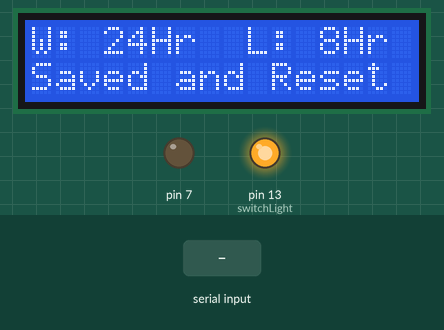
Recording of a sketch running on a simulated Arduino Uno, built with avr-gcc and run on an emulated ATmega328P. Parts: 16×2 character LCD, output pins drawn as LEDs (lit = HIGH). The inputs (shaded band) are chosen by the test bench. What the sketch prints to the serial monitor is not drawn.

Above: at 2.3 s.
2.4 s: byte 1 (1) received over Serial
At 3.6 s:
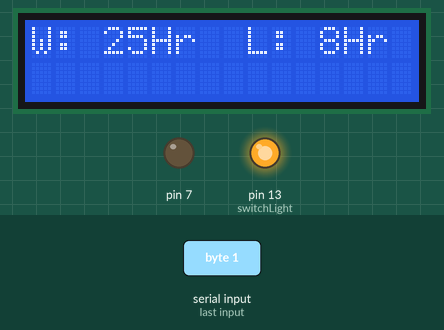
3.9 s: byte 5 (5) received over Serial
At 4.9 s:
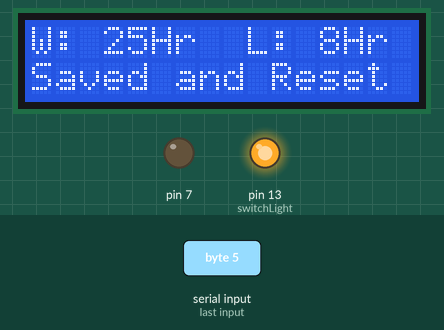
At 11.28 s:
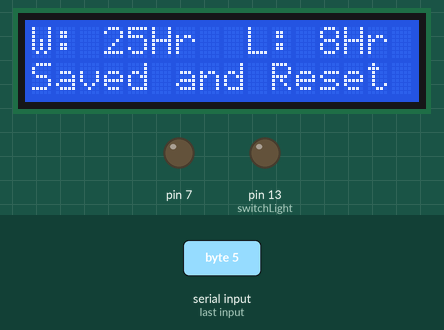
Timing chart, 0 to 11.4 s (numbered marks = the images above; inputs shaded):
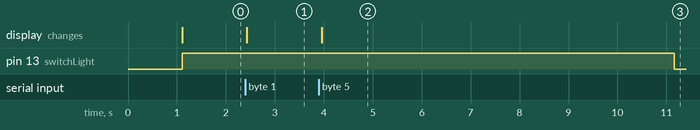

Measured:
- after the input at 2.4 s, the display: changes at once (image 1)
- after the input at 3.9 s, pin 13 (switchLight): HIGH → LOW after 7.3 s instead of 5.2 s; the display: changes after 0.06 s (image 2)

The sketch:

GreenHouse.ino
```cpp
#include <Wire.h>
#include <LiquidCrystal_I2C.h>

byte blu,pCount,sCount,mCount;
unsigned long long int hCount;
int water=24,lights=8, waterActual,lightsActual,waterTimer, lightTimer, altLights=0,altWater;

bool pause = false,lightMode = false;


LiquidCrystal_I2C lcd(0x3F,16,2);

void setup() {
  // put your setup code here, to run once:
  pinMode(7,OUTPUT);
  Serial.begin(9600);
  lcd.init();
  // Print a message to the LCD.
  lcd.backlight();
  lcd.setCursor(1,0);
  lcd.print("Started");
  delay(1000);
  lcd.clear();
  pinMode(13,OUTPUT);
  updateNumbers();
}

void updateText(bool saving){
  bool oops = false;
  String err;
  if (lights >=23 || lights <=0){
    if (lights <= 0){
      lights = 0;
    }else{
      lights = 22;
    }
    oops = true;
    err="L Mx/Mn 22/1";
  }
  if (water >=71 || water <=0){
    oops = true;
    if (water <= 0){
      water = 1;
    }else{
      water = 70;
    }
    err="W Mx/Mn 70/1";
  }
  lcd.clear();
  lcd.setCursor(0,0);
  lcd.print("W: ");
  lcd.print(water);
  lcd.print("Hr");
  lcd.print("  L: ");
  lcd.print(lights);
  lcd.print("Hr");

  if(oops){
    lcd.setCursor(0,1);
    lcd.print(err);
  }

  if (saving){
    lcd.setCursor(0,1);
    lcd.print("Saved and Reset");
    digitalWrite(13,HIGH);

  }

}

void switchLight(){
  lightTimer = 0;
  lightMode=!lightMode;
  digitalWrite(13,!digitalRead(13));
}

void updateNumbers(){
  waterActual = water; lightsActual = lights;
  lightTimer = 0; waterTimer = 0;
  altLights = 24-lights;
  altWater = 73-water;
  updateText(true);
}

void loop() {

  if (Serial.available() > 0 ) {

    blu = Serial.read();

    switch(blu){
      case 1:

        if (!pause){
          pause=true;
          water++;
          updateText(false);
        }
        break;
      case 2:

      if (!pause){
        pause=true;
        water--;
        updateText(false);
      }
      break;
      case 3:

        if (!pause){
          pause=true;
          lights++;
          updateText(false);
        }
        break;
      case 4:

      if (!pause){
        pause=true;
        lights--;
        updateText(false);
      }
      break;
      case 5:
      //"save" changes
        updateNumbers();

      break;
      case 123:
      case 124:
      case 125:
      case 126:
        pause = false;
        break;
    }
  }else{
    //digitalWrite(13,LOW);
  }

  delay(50);
  pCount++;
  if (pCount >= 1000/50){

    pCount=0;
    sCount++;
    lightTimer++;
    waterTimer++;
  }
  if (sCount >= 60){

    sCount = 0;
    mCount++;

  }
  if(mCount >= 60){
    mCount=0;
    hCount++;
  }

  //Normal Opperations
  //Trigger on Hours Reached
  //Trigger on Opp Hours Reached
  if ((!lightMode && lightTimer >= lightsActual) ||(lightMode && lightTimer >= altLights)){
    Serial.println(lightMode);
    switchLight();
  }

  if ((!lightMode && lightTimer > lights) ||(lightMode && lightTimer > altLights)){
    //switchLight();
  }

}
```
